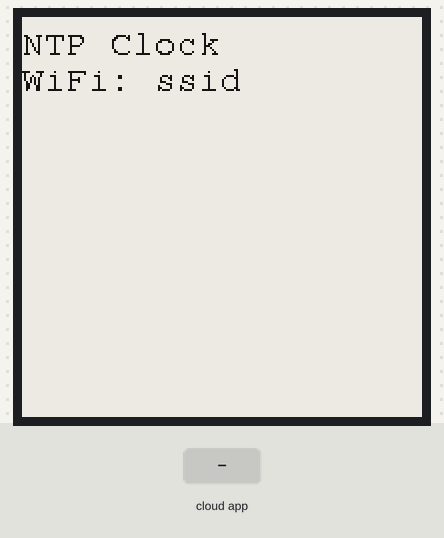
Recording of a sketch running on a simulated ESP8266 (NodeMCU). Shown: 200×200 one-colour display. The inputs (shaded band) are chosen by the test bench. WiFi joins after 1.5 s; servers stay silent unless stated; no MQTT or app messages arrive unless stated; what the sketch prints to the serial monitor is not drawn.

Above: at 2.6 s.
At 9.1 s:
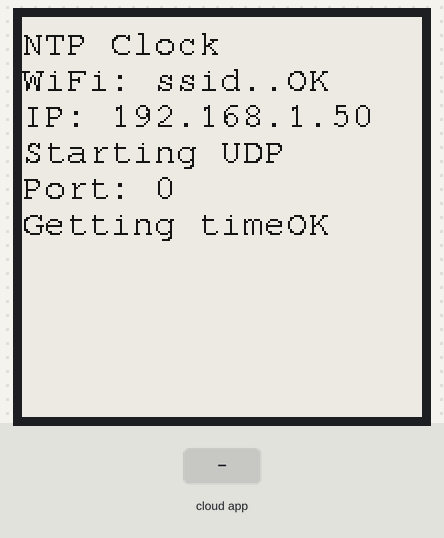
9.2 s: the phone or cloud app sets temp to 1
At 11.1 s:
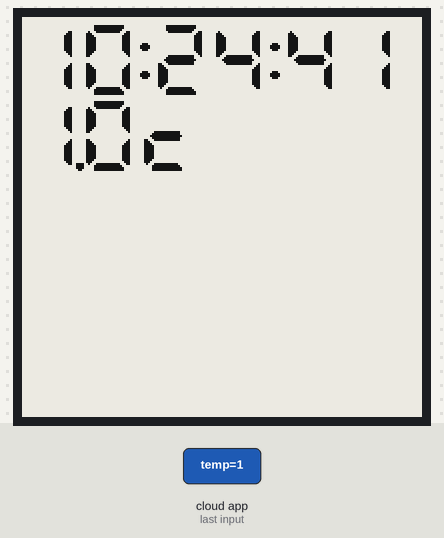
12.2 s: the phone or cloud app sets temp to 0
At 13.9 s:
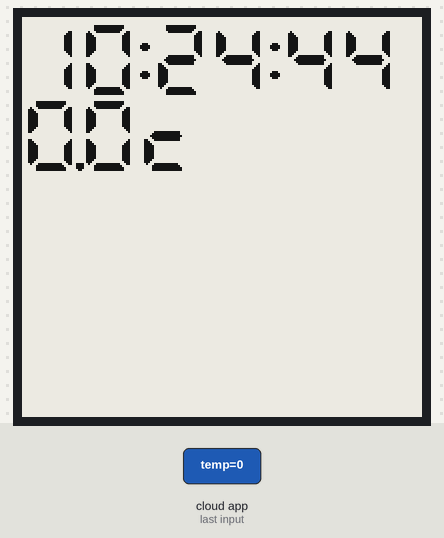
Timing chart, 0 to 15.4 s (numbered marks = the images above; inputs shaded):
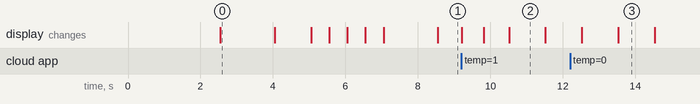

The sketch:

esp8266_NTP-MQTT_Client_wEPD.ino
```cpp
/*

  Udp NTP Client

  Get the time from a Network Time Protocol (NTP) time server
  Demonstrates use of UDP sendPacket and ReceivePacket
  For more on NTP time servers and the messages needed to communicate with them,
  see http://en.wikipedia.org/wiki/Network_Time_Protocol

  created 4 Sep 2010
  by Michael Margolis
  modified 9 Apr 2012
  by Tom Igoe
  updated for the ESP8266 12 Apr 2015
  by Ivan Grokhotkov

  Made it output to e-ink display and include mqtt temperature
  by Rikard Lindström Dec 2017,2018

  This code is in the public domain.

*/

#include <GxEPD.h> // Install from ZIP: https://github.com/ZinggJM/GxEPD
// Specific display driver is loaded from settings.h
#include <GxIO/GxIO_SPI/GxIO_SPI.cpp>
#include <GxIO/GxIO.cpp>
#include <Fonts/FreeMono9pt7b.h> //Adafruit GFX Library

#include "Adafruit_MQTT.h"
#include "Adafruit_MQTT_Client.h"

#include <ESP8266WiFi.h>
#include <WiFiUdp.h>

#include "DSEG7ClassicMini-Bold18.h" //https://www.keshikan.net/fonts-e.html / tools in Adafruit GFX Library

#include "settings.h" //Your settings (display model and connection, WiFi, Timezone, mqtt)


unsigned long ms = 0; //last millis count
unsigned long s = 0; //overflow ms into seconds
unsigned long offset = 0; // offset between count and unix timestamp
unsigned long epoch = 0; //current posix time
char hour = 0; //hour (GMT)
char minute = 0;
char second = 0;
int checkTime = 0; //Countdown to check NTP
unsigned char  tStr[20]; //Temperature from mqtt
float temp = 0.0; //temp to show

unsigned int localPort = 2390;      // local port to listen for UDP packets

WiFiClient client;
Adafruit_MQTT_Client mqtt(&client, MQTT_SERVER, MQTT_SERVERPORT, MQTT_USERNAME, MQTT_KEY);

Adafruit_MQTT_Subscribe temp_out = Adafruit_MQTT_Subscribe(&mqtt, MQTT_TEMP);


/* Don't hardwire the IP address or we won't get the benefits of the pool.
*  Lookup the IP address for the host name instead */
//IPAddress timeServer(129, 6, 15, 28); // time.nist.gov NTP server
IPAddress timeServerIP; // time.nist.gov NTP server address
const char* ntpServerName = "time.nist.gov";

const int NTP_PACKET_SIZE = 48; // NTP time stamp is in the first 48 bytes of the message

byte packetBuffer[ NTP_PACKET_SIZE]; //buffer to hold incoming and outgoing packets

// A UDP instance to let us send and receive packets over UDP
WiFiUDP udp;

void setup()
{
  Serial.begin(115200);
  display.init();


  Serial.println();
  Serial.println("NTP Clock");

  display.fillScreen(GxEPD_WHITE);
  display.setTextColor(GxEPD_BLACK);
  display.setFont(&FreeMono9pt7b);
  display.setCursor(0, 0);
  display.println();
  display.println("NTP Clock");
  display.update();

  // We start by connecting to a WiFi network
  Serial.print("Connecting to ");
  Serial.println(ssid);
  display.print("WiFi: ");
  display.print(ssid);
  display.updateWindow(0, 0, display.width(), display.height());
  WiFi.mode(WIFI_OFF);
  delay(500);
  WiFi.mode(WIFI_STA);
  WiFi.begin(ssid, pass);

  while (WiFi.status() != WL_CONNECTED) {
    delay(500);
    Serial.print(".");
    display.print(".");
    display.updateWindow(0, 0, display.width(), display.height());
  }
  Serial.println("");
  display.println("OK");
  display.updateWindow(0, 0, display.width(), display.height());

  Serial.println("WiFi connected");
  Serial.println("IP address: ");
  Serial.println(WiFi.localIP());
  display.print("IP: ");
  display.println(WiFi.localIP());
  display.updateWindow(0, 0, display.width(), display.height());

  Serial.println("Starting UDP");
  display.println("Starting UDP");
  display.updateWindow(0, 0, display.width(), display.height());
  udp.begin(localPort);
  Serial.print("Local port: ");
  Serial.println(udp.localPort());
  display.print("Port: ");
  display.println(udp.localPort());
  display.updateWindow(0, 0, display.width(), display.height());

  mqtt.subscribe(&temp_out);

  display.print("Getting time");

}

void loop()
{
  //Count seconds since startup.
  if (millis() < ms)
  {
    s += (unsigned long)0xffff/1000; //add how many secons fit before overflowing
  }
  ms = millis();

  if (!checkTime)
  {
    refreshNTP();
  }
  else
  {
    unsigned long oldEpoch = epoch;
    updateTime();
    if( epoch > oldEpoch )
    {
      updateDisplay();
      checkTime--;
    }
  }
  MQTT_connect();
  Adafruit_MQTT_Subscribe *subscription;
  while ((subscription = mqtt.readSubscription(100))) {
    if (subscription == &temp_out) {
      for(int i = 0; i < 20; i++)
        temp = ((String)(char *)temp_out.lastread).toFloat();
    }
  }
}

void MQTT_connect() {
  int8_t ret;

  // Stop if already connected.
  if (mqtt.connected()) {
    return;
  }

  Serial.print("Connecting to MQTT... ");

  uint8_t retries = 3;
  while ((ret = mqtt.connect()) != 0) { // connect will return 0 for connected
    Serial.println(mqtt.connectErrorString(ret));
    Serial.println("Retrying MQTT connection in 5 seconds...");
    mqtt.disconnect();
    delay(5000);  // wait 5 seconds
    retries--;
    if (retries == 0) {
      // basically die and wait for WDT to reset me
      while (1);
    }
  }
  Serial.println("MQTT Connected!");
}

void updateDisplay()
{
  display.fillScreen(GxEPD_WHITE);
  display.setTextColor(GxEPD_BLACK);
  display.setFont(&DSEG7ClassicMini_Bold18pt7b);
  display.setCursor(0, 0);

  display.println();
  if ( hour < 10 ) display.print('0');
  display.print((int)hour);
  display.print(':');
  if ( minute < 10 ) display.print('0'); // In the first 10 minutes of each hour, we'll want a leading '0'
  display.print((int)minute); // print the minute
  display.print(':');
  if ( second < 10 ) display.print('0');
  display.println((int)second); // print the second

  //Display weather
  //display.setFont(&DSEGWeather50pt7b);
  //display.setCursor(0, 40);
  //display.println();
  //display.print('0');
  display.print(temp,1);
  display.println("C");

  if (!minute & !second) display.update(); //do full refresh every hour
  else display.updateWindow(0, 0, display.width(), display.height());
}

void updateTime(void)
{
  epoch = offset + s + ms/1000;
  hour = ( (tz * 3600 + epoch)  % 86400L) / 3600;
  minute = (epoch  % 3600) / 60;
  second = epoch % 60;
}

void refreshNTP(void)
{

  //get a random server from the pool
  WiFi.hostByName(ntpServerName, timeServerIP);

  sendNTPpacket(timeServerIP); // send an NTP packet to a time server
  // wait to see if a reply is available
  delay(1000);

  int cb = udp.parsePacket();
  if (!cb) {
    Serial.println("no packet yet");
    display.print(".");
    display.updateWindow(0, 0, display.width(), display.height());
  }
  else {
    display.print("OK");
    display.updateWindow(0, 0, display.width(), display.height());
    Serial.print("packet received, length = ");
    Serial.println(cb);
    // We've received a packet, read the data from it
    udp.read(packetBuffer, NTP_PACKET_SIZE); // read the packet into the buffer

    //the timestamp starts at byte 40 of the received packet and is four bytes,
    // or two words, long. First, esxtract the two words:

    unsigned long highWord = word(packetBuffer[40], packetBuffer[41]);
    unsigned long lowWord = word(packetBuffer[42], packetBuffer[43]);
    // combine the four bytes (two words) into a long integer
    // this is NTP time (seconds since Jan 1 1900):
    unsigned long secsSince1900 = highWord << 16 | lowWord;
    Serial.print("Seconds since Jan 1 1900 = " );
    Serial.println(secsSince1900);

    // now convert NTP time into everyday time:
    Serial.print("Unix time = ");
    // Unix time starts on Jan 1 1970. In seconds, that's 2208988800:
    const unsigned long seventyYears = 2208988800UL;
    // subtract seventy years:
    epoch = secsSince1900 - seventyYears;
    // print Unix time:
    Serial.println(epoch);

    offset = epoch - s - ms/1000;

    checkTime = 3600;
  }

}

// send an NTP request to the time server at the given address
unsigned long sendNTPpacket(IPAddress& address)
{
  Serial.println("sending NTP packet...");
  // set all bytes in the buffer to 0
  memset(packetBuffer, 0, NTP_PACKET_SIZE);
  // Initialize values needed to form NTP request
  // (see URL above for details on the packets)
  packetBuffer[0] = 0b11100011;   // LI, Version, Mode
  packetBuffer[1] = 0;     // Stratum, or type of clock
  packetBuffer[2] = 6;     // Polling Interval
  packetBuffer[3] = 0xEC;  // Peer Clock Precision
  // 8 bytes of zero for Root Delay & Root Dispersion
  packetBuffer[12]  = 49;
  packetBuffer[13]  = 0x4E;
  packetBuffer[14]  = 49;
  packetBuffer[15]  = 52;

  // all NTP fields have been given values, now
  // you can send a packet requesting a timestamp:
  udp.beginPacket(address, 123); //NTP requests are to port 123
  udp.write(packetBuffer, NTP_PACKET_SIZE);
  udp.endPacket();
}
```

settings_example.h
```cpp
/* Copy this file to settings.h and fill in your personal settings */

/* Display */
#include <GxGDEP015OC1/GxGDEP015OC1.cpp>    // 1.54" b/w
// GxIO_SPI(SPIClass& spi, int8_t cs, int8_t dc, int8_t rst = -1, int8_t bl = -1);
GxIO_Class io(SPI, SS, D3); // arbitrary selection of D3(=0), D4(=2), selected for default of GxEPD_Class
// GxGDEP015OC1(GxIO& io, uint8_t rst = 2, uint8_t busy = 4);
GxEPD_Class display(io, D1, D2); // default selection of D4(=2), D2(=4)

/* WiFi */
char ssid[] = "ssid";  //  your network SSID (name)
char pass[] = "pass";       // your network password

/* MQTT */
#define MQTT_SERVER      "192.168.1.2"
#define MQTT_SERVERPORT  1883                   // use 8883 for SSL
#define MQTT_USERNAME    "user"
#define MQTT_KEY         "password"
#define MQTT_TEMP        "sensors/temp"

/* Time */
char tz = 0; //your timezone
```

Source omitted: cMini-Bold18.h (data table, 39961 bytes)

Measured:
- what the display in image 2 shows lasts 1.0 s, from 10.5 s to 11.5 s
